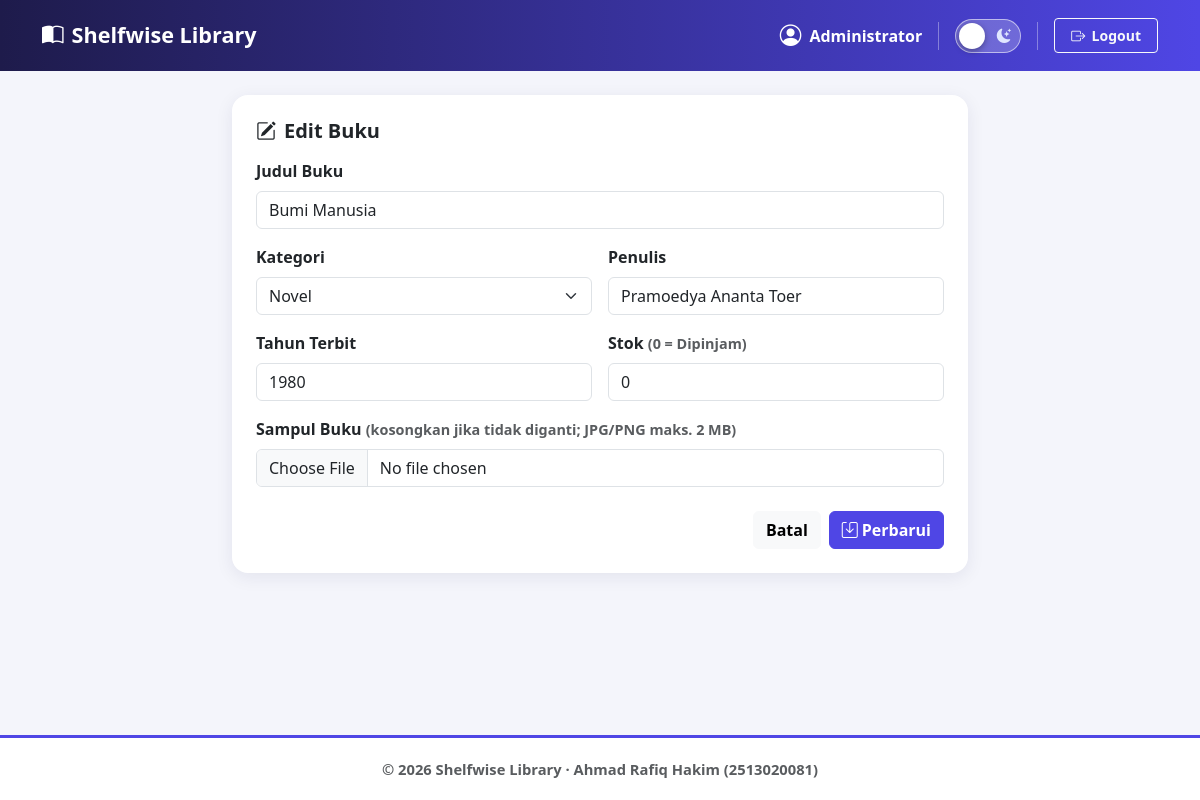
The app's page /edit_buku.php?id=2 (signed in) with its own data.
### tables this page shows
CREATE TABLE buku (
  id INT AUTO_INCREMENT PRIMARY KEY,
  judul VARCHAR(150) NOT NULL,
  kategori VARCHAR(50) NOT NULL,
  penulis VARCHAR(100) NOT NULL,
  tahun_terbit YEAR NOT NULL,
  stok INT NOT NULL DEFAULT 0,
  sampul VARCHAR(255) DEFAULT NULL,
  created_at TIMESTAMP DEFAULT CURRENT_TIMESTAMP,
  updated_at TIMESTAMP DEFAULT CURRENT_TIMESTAMP ON UPDATE CURRENT_TIMESTAMP
);

### includes/helpers.php (called while the page is built, shortened)
<?php
function e($teks): string
{
    return htmlspecialchars((string) $teks, ENT_QUOTES, 'UTF-8');
}

### edit_buku.php (the view, shortened to what this page needs)
<?php
require_once __DIR__ . '/config/koneksi.php';
require_once __DIR__ . '/includes/helpers.php';
$id = filter_input(INPUT_GET, 'id', FILTER_VALIDATE_INT);
$stmt = $koneksi->prepare('SELECT * FROM buku WHERE id = ?');
$stmt->bind_param('i', $id);
$stmt->execute();
$buku = $stmt->get_result()->fetch_assoc();
$old = $_SESSION['old'] ?? [];
$v = fn($k) => e($old[$k] ?? $buku[$k]);
$opsiKategori = KATEGORI_BUKU;
$kategoriTerpilih = $old['kategori'] ?? $buku['kategori'];
require_once __DIR__ . '/includes/header.php';
?>
<div class="row justify-content-center">
  <div class="col-lg-8">
    <div class="card p-4 fade-up">
      <h5 class="fw-bold mb-3"><i class="bi bi-pencil-square me-2"></i>Edit Buku</h5>
      <form action="proses_edit.php" method="POST" enctype="multipart/form-data">
        <div class="row g-3">
          <div class="col-12">
            <label class="form-label">Judul Buku</label>
            <input type="text" name="judul" class="form-control" value="<?= $v('judul') ?>" required>
          </div>
          <div class="col-md-6">
            <label class="form-label">Kategori</label>
            <select name="kategori" class="form-select" required>
              <?php foreach ($opsiKategori as $kat): ?>
                <option value="<?= e($kat) ?>" <?= $kat === $kategoriTerpilih ? 'selected' : '' ?>><?= e($kat) ?></option>
              <?php endforeach; ?>
            </select>
          </div>
          <div class="col-md-6">
            <label class="form-label">Penulis</label>
            <input type="text" name="penulis" class="form-control" value="<?= $v('penulis') ?>" required>
          </div>
          <div class="col-md-6">
            <label class="form-label">Tahun Terbit</label>
            <input type="number" name="tahun_terbit" class="form-control" min="1000" max="<?= date('Y') + 1 ?>" value="<?= $v('tahun_terbit') ?>" required>
          </div>
          <div class="col-md-6">
            <label class="form-label">Stok <small class="text-muted">(0 = Dipinjam)</small></label>
            <input type="number" name="stok" class="form-control" min="0" value="<?= $v('stok') ?>" required>
          </div>
          <div class="col-12">
            <label class="form-label">Sampul Buku <small class="text-muted">(kosongkan jika tidak diganti; JPG/PNG maks. 2 MB)</small></label>
            <input type="file" name="sampul" id="sampul" class="form-control" accept=".jpg,.jpeg,.png,image/jpeg,image/png">
          </div>
        </div>
        <div class="d-flex justify-content-end gap-2 mt-4">
          <a href="dashboard.php" class="btn btn-light">Batal</a>
          <button class="btn btn-primary"><i class="bi bi-save me-1"></i>Perbarui</button>
        </div>
      </form>
    </div>
  </div>
</div>
<?php require_once __DIR__ . '/includes/footer.php'; ?>

### assets/css/style.css (style rules this page uses)
:root, [data-bs-theme="light"] { --sw-primary: #4f46e5; --sw-dark: #1e1b4b; --sw-bg: #f4f5fb; --sw-card-bg: #ffffff; --sw-card-shadow: 0 4px 18px rgba(30, 27, 75, .08); --sw-thead: #f1f2f8; }
body { font-family: 'Segoe UI', system-ui, sans-serif; font-weight: 500; background-color: var(--sw-bg); color: var(--bs-body-color); }
small, .small { font-size: .9rem; }
.form-label { font-weight: 600; }
body, .card, .navbar { transition: background-color .3s, color .3s; }
.card { background: var(--sw-card-bg); border: 0; border-radius: 1rem; box-shadow: var(--sw-card-shadow); }
.btn { font-weight: 600; transition: transform .2s, box-shadow .2s, background-color .2s; }
.btn-primary { background: var(--sw-primary); border-color: var(--sw-primary); }
.fade-up { animation: fadeUp .55s ease both; }

### records on screen
buku: judul "Bumi Manusia", penulis "Pramoedya Ananta Toer", tahun_terbit "1980", stok "0"

### other values on screen
form field kategori "Novel"
